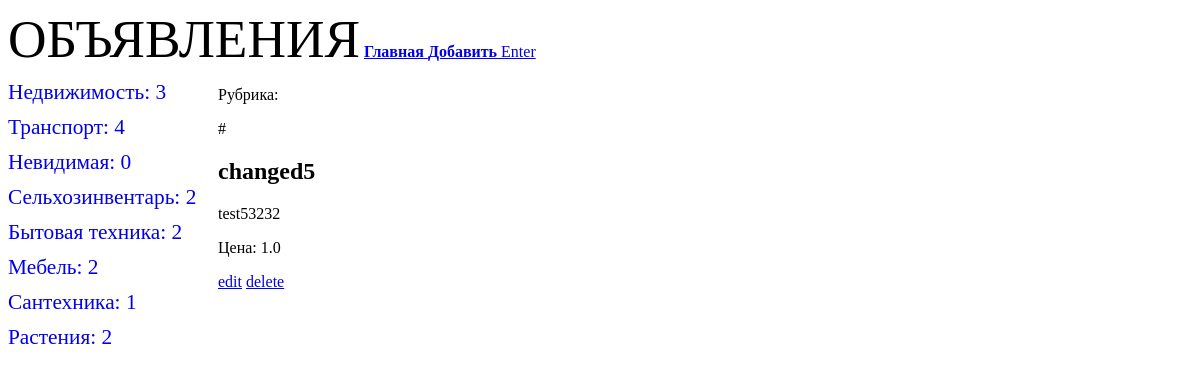
The app's page /bboard/detail/24/ with its own data.
### bboard/models.py (models this page shows, shortened)
class Rubric(models.Model) :
    def get_absolute_url(self):
        return f'/bboard/{self.pk}'
    name = models.CharField(
        max_length=20, db_index=True, verbose_name='Название'
        )
    show = models.BooleanField(default=True)    # Не дает возможность выбрать рубрику False
    class Meta:
        verbose_name_plural = 'Рубрики'
        verbose_name        = 'Рубрика'
        ordering            = ['name']

class Bb(models.Model):
    class Kinds(models.TextChoices):
                    BUY = 'b', 'Куплю'
                    SELL = 's', 'Продам'
                    EXCHANGE = 'с', 'Обменяю'
                    RENT = 'r'
                    __empty__ = 'Выберите тип публикуемого объявления'
    kind = models.CharField(
        max_length=1,choices=Kinds.choices,default=Kinds.SELL
        )
    title = models.CharField(
        max_length=50, verbose_name='Товар',
        validators=[validators.MinLengthValidator(get_min_length)],
                                    )
    content = models.TextField(
        null=True, blank=True, verbose_name='Описание'
        )
    price = models.FloatField(
        null=True, blank=True, verbose_name="Цена",
        )
    published = models.DateTimeField(
        auto_now_add=True, db_index=True, verbose_name="Опубликовано"
        )
    changed = models.DateTimeField(
        auto_now=True, db_index=True, verbose_name="Изменено"
        )
    rubric = models.ForeignKey(
        'Rubric', null=True, on_delete=models.PROTECT, verbose_name='Рубрика',
        limit_choices_to={'show': True} #  limit_choices_to в форме работает но отображается на сайте
        )
    class Meta:
        verbose_name_plural = 'Объявления'
        verbose_name        = 'Объявление'
        ordering            = ['-published']
        unique_together     = ('title', 'price')    # Ограничение на уже имеющуюся комбинацию в БД

### bboard/views.py (the view)
# urls.py: path('detail/<int:pk>/', BbDetailView.as_view(), name='detail'),
class BbDetailView(DetailView):
    model = Bb
    def get_context_data(self, **kwargs: any):
        context = super().get_context_data(**kwargs)
        context['rc'] = RC
        return context

### bboard/templates/bboard/bb_detail.html (shortened to what this page needs)
{% extends "layout/basic.html" %}
{% block content %}
<p> Рубрика: {{ bb.rc.name }} </p>
<p># {{ forloop.counter }}</p>
<h2> {{ bb.title }} </h2>
<p> {{ bb.content }} </p>
<p> Цена: {{ bb.price|default:'No price!' }} </p>
<p><a href="{% url 'edit' pk=bb.pk %}">edit</a>
    <a href="{% url 'delete' pk=bb.pk %}">delete</a>
</p>
{% endblock %}

### bboard/templates/layout/basic.html (shortened to what this page needs)
{% load static %}
<!DOCTYPE html>
<html>
<head>
</head>
<body>
    <header>
        <hl>Объявления</hl>
        <link rel="stylesheet" type="text/css" href="{% static 'bboard/style.css' %}">
        <a href="{% url 'index' %}"><b>Главная</b></а>
        <a href="{% url 'add' %}"><b>Добавить</b></а>
        {% if user.is_authenticated %}
            <a href="/accounts/logout/">Exit</a>
            {{ user.username }}
        {% else %}
            <a href="/accounts/login/">Enter</a>
        {% endif %}
    </header>
    <nav>
        {% for rubric in rc %}
            <a href="{{ rubric.get_absolute_url }}">
                {{ rubric.name }}: {{ rubric.bb__count }}
            </a>
        {% endfor %}
    </nav>
    <section>
        {% block content %}
        {% endblock %}
    </section>
</body>
</html>

### bboard/static/bboard/style.css (style rules this page uses)
header hl { font-size: 40pt; text-transform: uppercase; text-align: center; }
nav { font-size: 16pt; width: 190px; float: left; }
nav a { display: block; margin: 10px 0px; text-decoration: none; }
section { margin-left: 210px; margin-right: 70%; }

### records on screen
Rubric: name "Недвижимость", bb__count "3"
Rubric: name "Транспорт", bb__count "4"
Rubric: name "Невидимая", bb__count "0"
Rubric: name "Сельхозинвентарь", bb__count "2"
Rubric: name "Бытовая техника", bb__count "2"
Rubric: name "Мебель", bb__count "2"
Rubric: name "Сантехника", bb__count "1"
Rubric: name "Растения", bb__count "2"
Bb: title "changed5", content "test53232", price "1.0"
